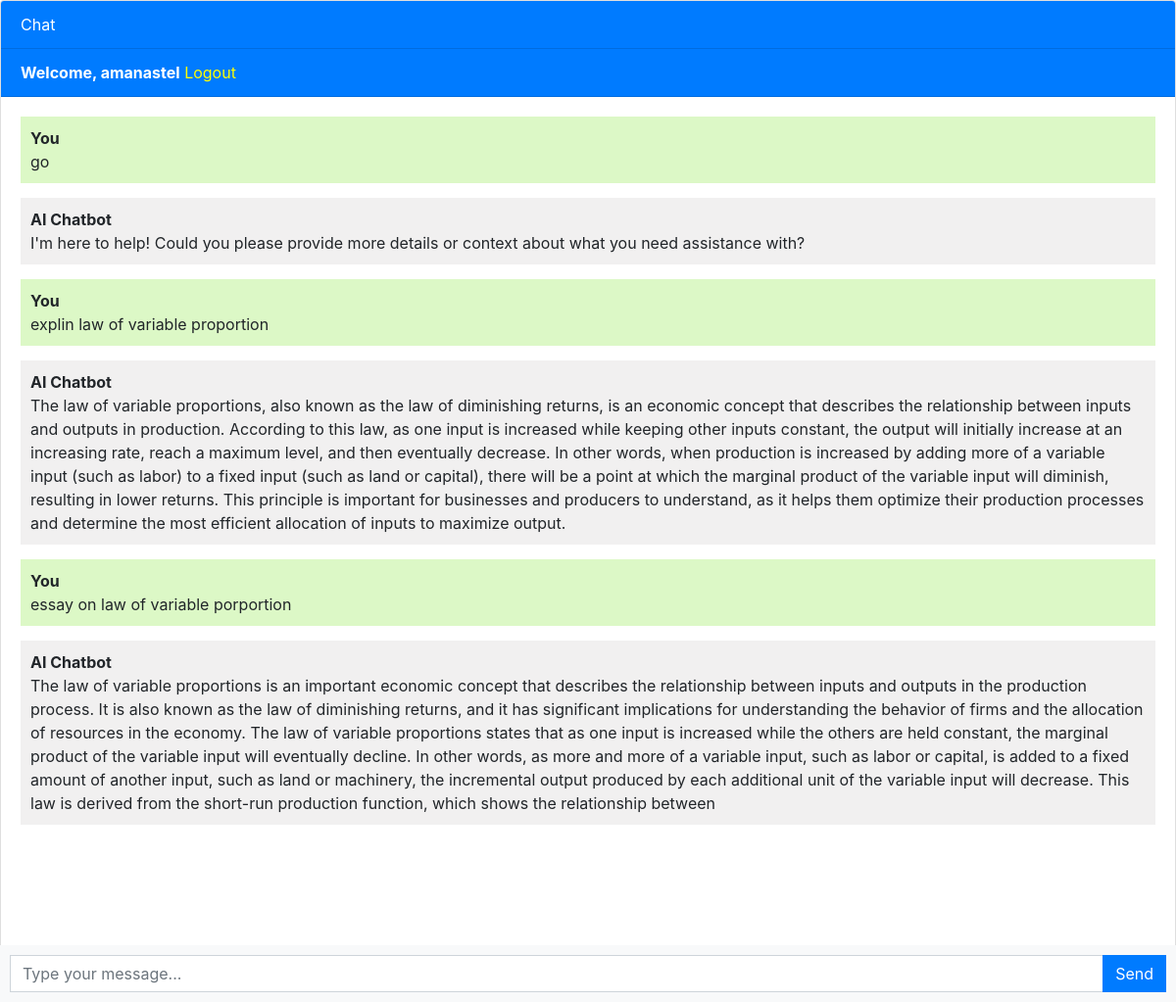
The app's page / (signed in) with its own data.
### home/models.py (models this page shows, shortened)
class Chat(models.Model):
    user = models.ForeignKey(User, on_delete=models.CASCADE)
    message = models.TextField()
    response = models.TextField()
    created_at = models.DateTimeField(auto_now_add=True)

### home/views.py (the view)
# urls.py: path('',chatbot, name='chatbot'),
@login_required
def chatbot(request):
    chats = Chat.objects.filter(user=request.user)
    if request.method == 'POST':
        message = request.POST.get('message')
        response = ask_openai(message)
        chat = Chat(user=request.user, message=message, response=response, created_at=timezone.now())
        chat.save()
        return JsonResponse({'message': message, 'response': response})
    return render(request, 'chatbot.html', {'chats': chats})

### templates/chatbot.html (shortened to what this page needs)
{% extends 'base.html' %}
{% block content %}
<div class="chat-container">
  <div class="card flex-grow-1">
    <div class="card-header bg-primary text-white">Chat</div>
    {% if user.is_authenticated %}
    <div class="card-header bg-primary text-white"><b>Welcome, {{user.username}}</b>   <a style="color: yellow;" href="logout">Logout</a></div>
    {% else %}
    <div class="card-header bg-primary text-white"><a style="color: yellow" href="login">Login</a>   <a style="color: yellow;" href="register">Register</a></div>
    {% endif %}
    <div class="card-body messages-box">
      <ul class="list-unstyled messages-list">
        {% for chat in chats %}
          {% if chat.user == request.user %}
            <li class="message sent">
          <div class="message-text">
            <div class="message-sender">
              <b>You</b>
            </div>
            <div class="message-content">
              {{chat.message}}
            </div>
          </div>
        </li>
        <li class="message received">
          <div class="message-text">
            <div class="message-sender">
              <b>AI Chatbot</b>
            </div>
            <div class="message-content">
              {{chat.response}}
            </div>
          </div>
        </li>
          {% endif %}
        {% endfor %}
      </ul>
    </div>
    <br><br>
    <br><br>
    <br><br>
  </div>
  <form class="message-form">
    <div class="input-group">
      <input type="text" class="form-control message-input" placeholder="Type your message...">
      <div class="input-group-append">
        <button type="submit" class="btn btn-primary btn-send">Send</button>
      </div>
    </div>
  </form>
</div>
{% endblock %}

### templates/base.html (shortened to what this page needs)
<!DOCTYPE html>
<html lang="en">
  <head>
    <link rel="stylesheet" href="https://stackpath.bootstrapcdn.com/bootstrap/4.3.1/css/bootstrap.min.css">
  </head>
  <body>
    {% block content %}{% endblock %}
  </body>
</html>

### templates/chatbot.html (style rules this page uses)
body, html { height: 100%; }
.messages-box { flex: 1; overflow-y: auto; }
.messages-list { padding-left: 0; }
.message { margin-bottom: 15px; list-style: none; }
.message-text { padding: 10px; border-radius: 5px; }
.sent { background-color: #dcf8c6; align-self: flex-end; }
.received { background-color: #f1f0f0; align-self: flex-start; }
.message-form { display: flex; position: fixed; bottom: 0; left: 0; right: 0; padding: 10px; background-color: #f8f9fa; }
.message-input { flex: 1; border-radius: 0; border-right: none; }
.btn-send { border-radius: 0; }
.chat-container { height: 100%; display: flex; flex-direction: column; }

### records on screen
Chat: message "go", response "I'm here to help! Could you please provide more details or context about what you need assistance with?"
Chat: message "explin law of variable proportion", response "The law of variable proportions, also known as the law of diminishing returns, is an economic concept that describes the relationship between inputs and outputs in production. According to this law, as one input is increased while keeping other inputs constant, the output will initially increase at an increasing rate, reach a maximum level, and then eventually decrease. In other words, when production is increased by adding more of a variable input (such as labor) to a fixed input (such as land or capital), there will be a point at which the marginal product of the variable input will diminish, resulting in lower returns. This principle is important for businesses and producers to…"
Chat: message "essay on law of variable porportion", response "The law of variable proportions is an important economic concept that describes the relationship between inputs and outputs in the production process. It is also known as the law of diminishing returns, and it has significant implications for understanding the behavior of firms and the allocation of resources in the economy. The law of variable proportions states that as one input is increased while the others are held constant, the marginal product of the variable input will eventually decline. In other words, as more and more of a variable input, such as labor or capital, is added to a fixed amount of another input, such as land or machinery, the incremental output produced by each…"

### other values on screen
{{ user.username }} "amanastel"
